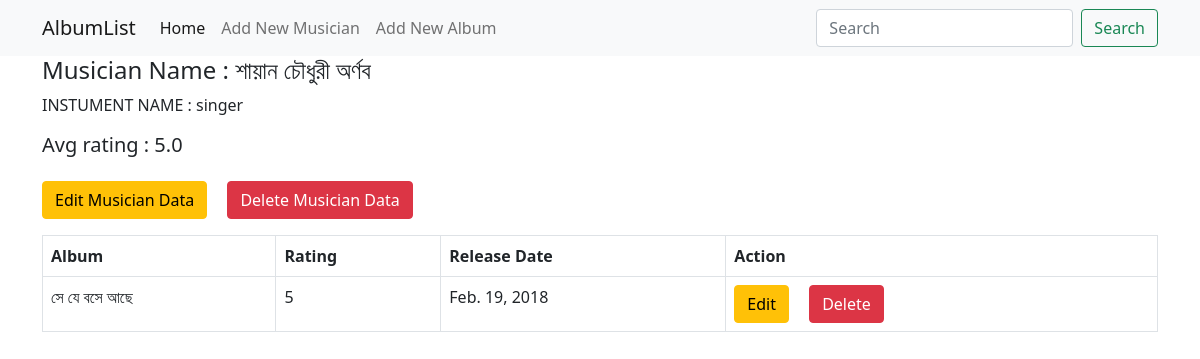
Page /musician-profile/12/ on the committed database.
### album/models.py (models this page shows, shortened)
class Musician(models.Model):
    first_name = models.CharField(max_length=100)
    last_name = models.CharField(max_length=100)
    instrument = models.CharField(max_length=50)

class Album(models.Model):
    artist = models.ForeignKey(Musician, on_delete=models.CASCADE)
    name = models.CharField(max_length=100)
    release_date = models.DateField()
    rating = (
        (1, "Worst"),
        (2, "Bad"),
        (3, "Not Bad"),
        (4, "Good"),
        (5, "Excellent"),
    )
    num_stars = models.IntegerField(choices=rating)

### album/views.py (the view)
# urls.py: path('musician-profile/<int:id>/', views.albumList, name='album_list'),
def albumList(request, id):
    info = Musician.objects.get(pk=id)
    album = Album.objects.filter(artist=id)
    avg_rating = Album.objects.filter(artist=id).aggregate(Avg('num_stars'))
    return render(request, 'album/album_list.html', {'album_list': album, 'info': info, 'avg_rating': avg_rating})

### album/templates/album/album_list.html
{% extends 'core/base.html'%} {% block body %}
<h4>Musician Name : {{info.first_name}} {{info.last_name}}</h4>
<p>INSTUMENT NAME : {{info.instrument}}</p>
<h5>Avg rating : {{avg_rating.num_stars__avg}}</h5>
<a
  class="btn btn-warning text-decoration-none my-3"
  href="{% url 'album:edit_data' artist_id=info.id %}"
  >Edit Musician Data</a
>
<a
  class="btn btn-danger text-decoration-none my-3 mx-3"
  href="{% url 'album:delete_musician_data' artist_id=info.id %}"
  >Delete Musician Data</a
>
<table class="table table-bordered">
  <th>Album</th>
  <th>Rating</th>
  <th>Release Date</th>
  <th>Action</th>
  <tbody>
    {% for i in album_list %}
    <tr>
      <td>{{i.name}}</td>
      <td>{{i.num_stars}}</td>
      <td>{{i.release_date}}</td>
      <td>
        <a
          class="btn btn-warning text-decoration-none"
          href="{% url 'album:edit_album_data' artist_id=info.id album_id=i.id  %}"
          >Edit</a
        >
        <a
          class="btn btn-danger text-decoration-none mx-3"
          href="{% url 'album:delete_album_data' album_id=i.id artist_id=info.id %}"
          onclick="confirm('Are you sure you want to delete this album?')"
          >Delete</a
        >
      </td>
    </tr>
    {% endfor %}
  </tbody>
</table>
{% endblock %}

### rows in the picture
Musician: first_name "শায়ান চৌধুরী", last_name "অর্ণব", instrument "singer"
Album: name "সে যে বসে আছে", num_stars "5", release_date "Feb. 19, 2018"

### other values in the picture
{{ avg_rating.num_stars__avg }} "5.0"
